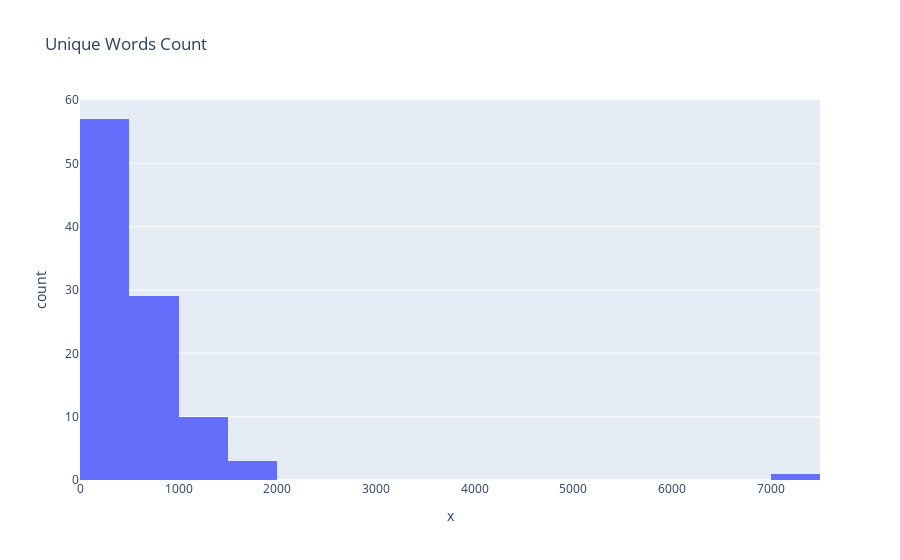

Write notebook code for a chart like this one.
### Code cell
px.histogram(x=train_csv["preprocessed_html_text"].apply(lambda text: set(text.split(" "))).apply(len),
             title="Unique Words Count")

### Figure 1 — Plotly figure (JSON) as saved in the notebook; plotly's stock layout.template omitted (floating-point values rounded to 4 significant figures)
{"data": [{"alignmentgroup": "True", "bingroup": "x", "hovertemplate": "x=%{x}<br>count=%{y}<extra></extra>", "legendgroup": "", "marker": {"color": "#636efa", "pattern": {"shape": ""}}, "name": "", "offsetgroup": "", "orientation": "v", "showlegend": false, "x": [476, 1003, 519, 279, 243, 194, 218, 128, 170, 193, 198, 594, 491, 491, 346, 346, 512, 483, 507, 290, 1336, 1875, 437, 517, 429, 786, 664, 1035, 1178, 412, 600, 1700, 449, 711, 1381, 261, 438, 291, 1080, 337, 674, 487, 291, 348, 517, 343, 1223, 1891, 565, 189, 301, 257, 411, 411, 268, 262, 912, 616, 443, 1455, 345, 650, 467, 693, 517, 144, 421, 288, 611, 606, 719, 529, 446, 207, 799, 460, 900, 531, 984, 545, 466, 409, 310, 717, 423, 252, 398, 398, 312, 312, 801, 279, 355, 1072, 1067, 7156, 457, 422, 559, 494], "xaxis": "x", "yaxis": "y", "type": "histogram"}], "layout": {"xaxis": {"anchor": "y", "domain": [0, 1], "title": {"text": "x"}}, "yaxis": {"anchor": "x", "domain": [0, 1], "title": {"text": "count"}}, "legend": {"tracegroupgap": 0}, "title": {"text": "Unique Words Count"}, "barmode": "relative"}}
